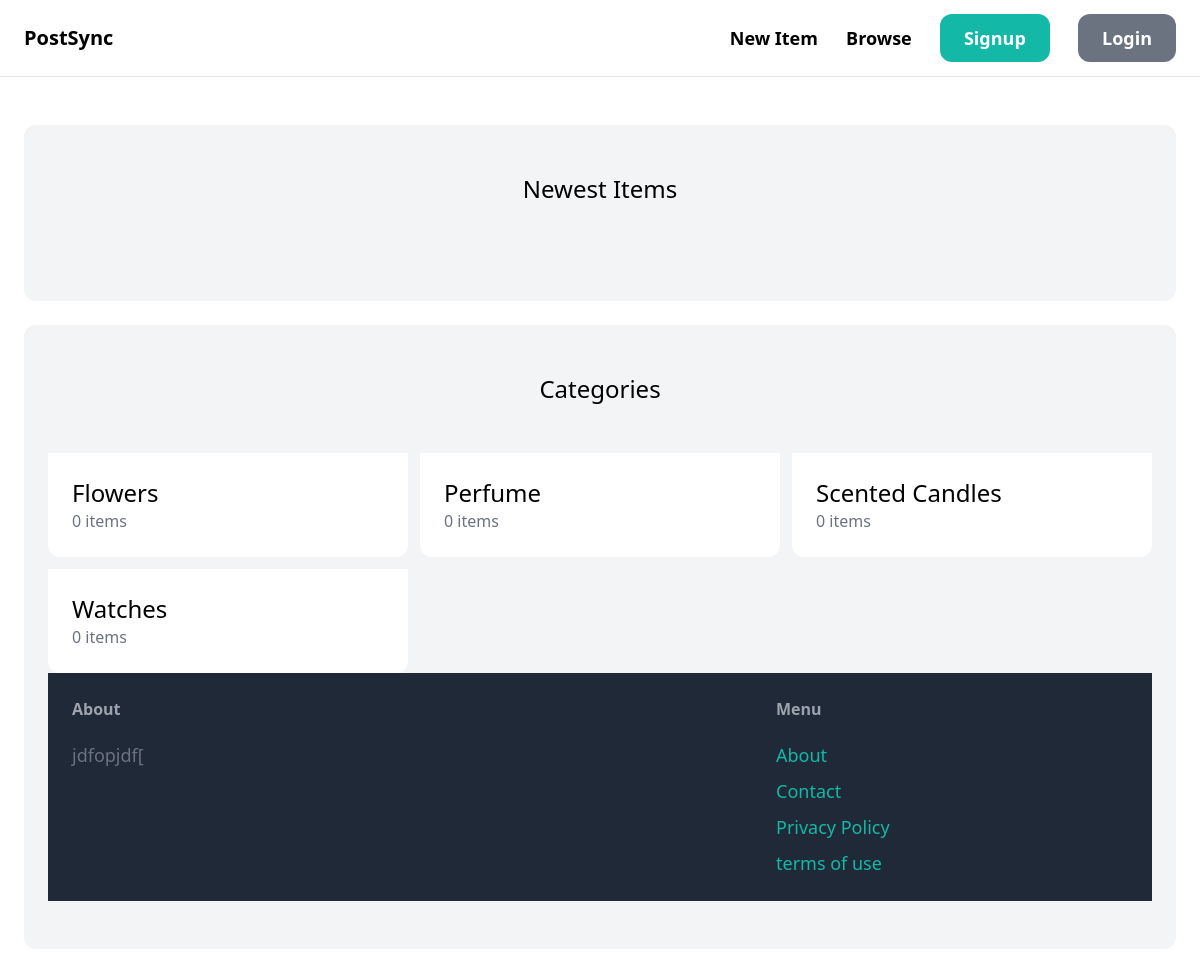
Before: / with the older database file.
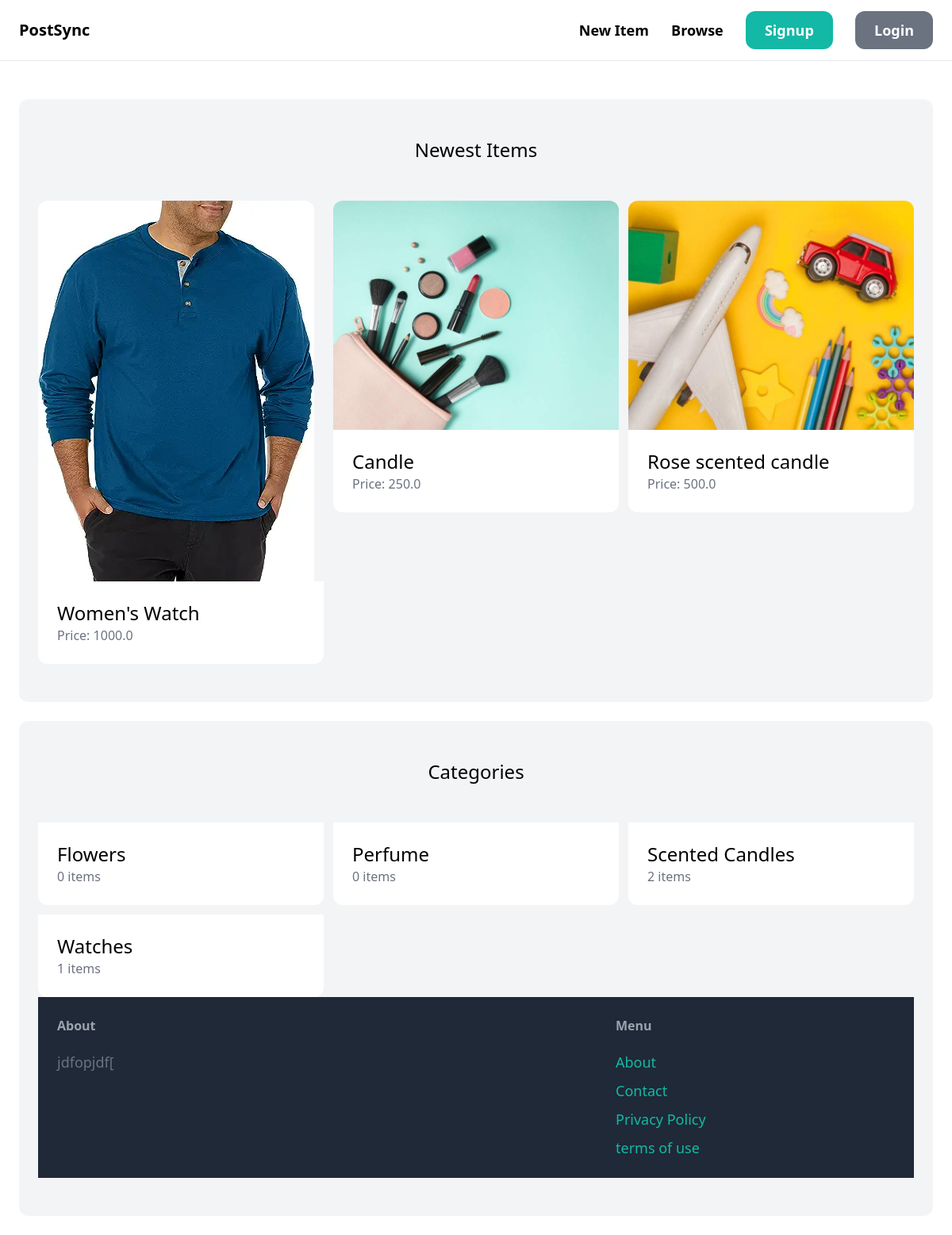
After: the same page with the newer database file.
### item/models.py (models this page shows, shortened)
class Category(models.Model):
    name = models.CharField(max_length=100)
    class Meta:
        ordering=('name',)
        verbose_name_plural='categories'

class Item(models.Model):
    category=models.ForeignKey(Category,related_name='items',on_delete=models.CASCADE)
    name=models.CharField(max_length=255)
    description=models.TextField(blank=True,null=True)
    price=models.FloatField()
    image=models.ImageField(upload_to='item_images',blank=True,null=True)
    is_sold=models.BooleanField(default=False)
    created_by=models.ForeignKey(User,related_name='items',on_delete=models.CASCADE)
    created_at=models.DateTimeField(auto_now_add=True)

### core/views.py (the view)
# urls.py: path('', index, name='index'),
def index(request):
    items=Item.objects.filter(is_sold=False)[0:6]
    categories=Category.objects.all()
    return render(request, 'core/index.html',{
        'categories':categories,
        'items':items
    })

### core/templates/core/index.html (shortened to what this page needs)
{% extends 'core/base.html' %}
{% block content %}
    <div class="mt-6 px-6 py-12 bg-gray-100 rounded-xl">
        <h2 class="mb-12 text-2xl text-center">Newest Items</h2>
        <div class="grid grid-cols-3 gap-3">
            {% for item in items %}
            <div>
                <a href="{% url 'item:detail' item.id %}">
                    <div>
                        <img src="{{item.image.url}}" class="rounded-t-xl">
                    </div>
                    <div class="p-6 bg-white rounded-b-xl">
                        <h2 class="text-2xl">{{item.name}}</h2>
                        <p class="text-gray-500">Price: {{item.price}}</p>
                    </div>
                </a>
            </div>
            {% endfor %}
        </div>
    </div>
    <div class="mt-6 px-6 py-12 bg-gray-100 rounded-xl">
        <h2 class="mb-12 text-2xl text-center">Categories</h2>
        <div class="grid grid-cols-3 gap-3">
            {% for category in categories %}
            <div>
                <a href="#">
                    <div class="p-6 bg-white rounded-b-xl">
                        <h2 class="text-2xl">{{category.name}}</h2>
                        <p class="text-gray-500">{{category.items.count}} items</p>
                    </div>
                </a>
            </div>
            {% endfor %}
{% endblock %}

### core/templates/core/base.html (shortened to what this page needs)
<!DOCTYPE html>
<html lang="en">
<head>
    <script src="https://cdn.tailwindcss.com"></script>
</head>
<body>
    <nav class="py-6 px-6 flex justify-between items-center border-b border-gray-200">
        <a href="/" class="text-xl font-semibold">PostSync</a>
        <div class="space-x-6">
            <a href="#" class="text-lg font-semibold hover:text-gray-500">New Item</a>
            <a href="#" class="text-lg font-semibold hover:text-gray-500">Browse</a>
            <a href="#" class="px-6 py-3 text-lg font-semibold bg-teal-500 text-white rounded-xl hover:bg-teal-700">Signup</a>
            <a href="#" class="px-6 py-3 text-lg font-semibold bg-gray-500 text-white rounded-xl hover:bg-gray-700">Login</a>
        </div>
    </nav>
    <div class="px-6 py-6">
        {% block content %}
        {% endblock %}
    </div>
    <footer class="py-6 px-6 flex justify-between bg-gray-800">
        <div class="w-2/3 pr-10">
            <h3 class="mb-5 font-semibold text-gray-400">
                About
            </h3>
            <p class="text-lg text-gray-500">jdfopjdf[</p>
        </div>
        <div class="w-1/3">
            <h3 class="mb-5 font-semibold text-gray-400">
                Menu
            </h3>
            <ul class="space-y-2">
                <li><a href="#" class="text-lg text-teal-500 hover:text-teal-700">About</a></li>
                <li><a href="{% url 'contact' %}" class="text-lg text-teal-500 hover:text-teal-700">Contact</a></li>
                <li><a href="#" class="text-lg text-teal-500 hover:text-teal-700">Privacy Policy</a></li>
                <li><a href="#" class="text-lg text-teal-500 hover:text-teal-700">terms of use</a></li>
            </ul>
        </div>
    </footer>
</body>
</html>

Changed rows visible on the page:
added Item: image (picture), name "Women's Watch", price "1000.0"
added Item: image (picture), name "Candle", price "250.0"
added Item: image (picture), name "Rose scented candle", price "500.0"
computed for Category "Scented Candles": items.count "0" → "2"
computed for Category "Watches": items.count "0" → "1"
